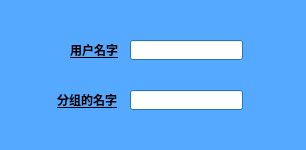
<?xml version="1.0" encoding="UTF-8"?>
<ui version="4.0">
 <class>MoveFriendToNewGroup</class>
 <widget class="QDialog" name="MoveFriendToNewGroup">
  <property name="geometry">
   <rect>
    <x>0</x>
    <y>0</y>
    <width>306</width>
    <height>150</height>
   </rect>
  </property>
  <property name="palette">
   <palette>
    <active>
     <colorrole role="WindowText">
      <brush brushstyle="SolidPattern">
       <color alpha="255">
        <red>0</red>
        <green>0</green>
        <blue>0</blue>
       </color>
      </brush>
     </colorrole>
     <colorrole role="Button">
      <brush brushstyle="SolidPattern">
       <color alpha="255">
        <red>85</red>
        <green>170</green>
        <blue>255</blue>
       </color>
      </brush>
     </colorrole>
     <colorrole role="Light">
      <brush brushstyle="SolidPattern">
       <color alpha="255">
        <red>213</red>
        <green>234</green>
        <blue>255</blue>
       </color>
      </brush>
     </colorrole>
     <colorrole role="Midlight">
      <brush brushstyle="SolidPattern">
       <color alpha="255">
        <red>149</red>
        <green>202</green>
        <blue>255</blue>
       </color>
      </brush>
     </colorrole>
     <colorrole role="Dark">
      <brush brushstyle="SolidPattern">
       <color alpha="255">
        <red>42</red>
        <green>85</green>
        <blue>127</blue>
       </color>
      </brush>
     </colorrole>
     <colorrole role="Mid">
      <brush brushstyle="SolidPattern">
       <color alpha="255">
        <red>56</red>
        <green>113</green>
        <blue>170</blue>
       </color>
      </brush>
     </colorrole>
     <colorrole role="Text">
      <brush brushstyle="SolidPattern">
       <color alpha="255">
        <red>0</red>
        <green>0</green>
        <blue>0</blue>
       </color>
      </brush>
     </colorrole>
     <colorrole role="BrightText">
      <brush brushstyle="SolidPattern">
       <color alpha="255">
        <red>255</red>
        <green>255</green>
        <blue>255</blue>
       </color>
      </brush>
     </colorrole>
     <colorrole role="ButtonText">
      <brush brushstyle="SolidPattern">
       <color alpha="255">
        <red>0</red>
        <green>0</green>
        <blue>0</blue>
       </color>
      </brush>
     </colorrole>
     <colorrole role="Base">
      <brush brushstyle="SolidPattern">
       <color alpha="255">
        <red>255</red>
        <green>255</green>
        <blue>255</blue>
       </color>
      </brush>
     </colorrole>
     <colorrole role="Window">
      <brush brushstyle="SolidPattern">
       <color alpha="255">
        <red>85</red>
        <green>170</green>
        <blue>255</blue>
       </color>
      </brush>
     </colorrole>
     <colorrole role="Shadow">
      <brush brushstyle="SolidPattern">
       <color alpha="255">
        <red>0</red>
        <green>0</green>
        <blue>0</blue>
       </color>
      </brush>
     </colorrole>
     <colorrole role="AlternateBase">
      <brush brushstyle="SolidPattern">
       <color alpha="255">
        <red>170</red>
        <green>212</green>
        <blue>255</blue>
       </color>
      </brush>
     </colorrole>
     <colorrole role="ToolTipBase">
      <brush brushstyle="SolidPattern">
       <color alpha="255">
        <red>255</red>
        <green>255</green>
        <blue>220</blue>
       </color>
      </brush>
     </colorrole>
     <colorrole role="ToolTipText">
      <brush brushstyle="SolidPattern">
       <color alpha="255">
        <red>0</red>
        <green>0</green>
        <blue>0</blue>
       </color>
      </brush>
     </colorrole>
    </active>
    <inactive>
     <colorrole role="WindowText">
      <brush brushstyle="SolidPattern">
       <color alpha="255">
        <red>0</red>
        <green>0</green>
        <blue>0</blue>
       </color>
      </brush>
     </colorrole>
     <colorrole role="Button">
      <brush brushstyle="SolidPattern">
       <color alpha="255">
        <red>85</red>
        <green>170</green>
        <blue>255</blue>
       </color>
      </brush>
     </colorrole>
     <colorrole role="Light">
      <brush brushstyle="SolidPattern">
       <color alpha="255">
        <red>213</red>
        <green>234</green>
        <blue>255</blue>
       </color>
      </brush>
     </colorrole>
     <colorrole role="Midlight">
      <brush brushstyle="SolidPattern">
       <color alpha="255">
        <red>149</red>
        <green>202</green>
        <blue>255</blue>
       </color>
      </brush>
     </colorrole>
     <colorrole role="Dark">
      <brush brushstyle="SolidPattern">
       <color alpha="255">
        <red>42</red>
        <green>85</green>
        <blue>127</blue>
       </color>
      </brush>
     </colorrole>
     <colorrole role="Mid">
      <brush brushstyle="SolidPattern">
       <color alpha="255">
        <red>56</red>
        <green>113</green>
        <blue>170</blue>
       </color>
      </brush>
     </colorrole>
     <colorrole role="Text">
      <brush brushstyle="SolidPattern">
       <color alpha="255">
        <red>0</red>
        <green>0</green>
        <blue>0</blue>
       </color>
      </brush>
     </colorrole>
     <colorrole role="BrightText">
      <brush brushstyle="SolidPattern">
       <color alpha="255">
        <red>255</red>
        <green>255</green>
        <blue>255</blue>
       </color>
      </brush>
     </colorrole>
     <colorrole role="ButtonText">
      <brush brushstyle="SolidPattern">
       <color alpha="255">
        <red>0</red>
        <green>0</green>
        <blue>0</blue>
       </color>
      </brush>
     </colorrole>
     <colorrole role="Base">
      <brush brushstyle="SolidPattern">
       <color alpha="255">
        <red>255</red>
        <green>255</green>
        <blue>255</blue>
       </color>
      </brush>
     </colorrole>
     <colorrole role="Window">
      <brush brushstyle="SolidPattern">
       <color alpha="255">
        <red>85</red>
        <green>170</green>
        <blue>255</blue>
       </color>
      </brush>
     </colorrole>
     <colorrole role="Shadow">
      <brush brushstyle="SolidPattern">
       <color alpha="255">
        <red>0</red>
        <green>0</green>
        <blue>0</blue>
       </color>
      </brush>
     </colorrole>
     <colorrole role="AlternateBase">
      <brush brushstyle="SolidPattern">
       <color alpha="255">
        <red>170</red>
        <green>212</green>
        <blue>255</blue>
       </color>
      </brush>
     </colorrole>
     <colorrole role="ToolTipBase">
      <brush brushstyle="SolidPattern">
       <color alpha="255">
        <red>255</red>
        <green>255</green>
        <blue>220</blue>
       </color>
      </brush>
     </colorrole>
     <colorrole role="ToolTipText">
      <brush brushstyle="SolidPattern">
       <color alpha="255">
        <red>0</red>
        <green>0</green>
        <blue>0</blue>
       </color>
      </brush>
     </colorrole>
    </inactive>
    <disabled>
     <colorrole role="WindowText">
      <brush brushstyle="SolidPattern">
       <color alpha="255">
        <red>42</red>
        <green>85</green>
        <blue>127</blue>
       </color>
      </brush>
     </colorrole>
     <colorrole role="Button">
      <brush brushstyle="SolidPattern">
       <color alpha="255">
        <red>85</red>
        <green>170</green>
        <blue>255</blue>
       </color>
      </brush>
     </colorrole>
     <colorrole role="Light">
      <brush brushstyle="SolidPattern">
       <color alpha="255">
        <red>213</red>
        <green>234</green>
        <blue>255</blue>
       </color>
      </brush>
     </colorrole>
     <colorrole role="Midlight">
      <brush brushstyle="SolidPattern">
       <color alpha="255">
        <red>149</red>
        <green>202</green>
        <blue>255</blue>
       </color>
      </brush>
     </colorrole>
     <colorrole role="Dark">
      <brush brushstyle="SolidPattern">
       <color alpha="255">
        <red>42</red>
        <green>85</green>
        <blue>127</blue>
       </color>
      </brush>
     </colorrole>
     <colorrole role="Mid">
      <brush brushstyle="SolidPattern">
       <color alpha="255">
        <red>56</red>
        <green>113</green>
        <blue>170</blue>
       </color>
      </brush>
     </colorrole>
     <colorrole role="Text">
      <brush brushstyle="SolidPattern">
       <color alpha="255">
        <red>42</red>
        <green>85</green>
        <blue>127</blue>
       </color>
      </brush>
     </colorrole>
     <colorrole role="BrightText">
      <brush brushstyle="SolidPattern">
       <color alpha="255">
        <red>255</red>
        <green>255</green>
        <blue>255</blue>
       </color>
      </brush>
     </colorrole>
     <colorrole role="ButtonText">
      <brush brushstyle="SolidPattern">
       <color alpha="255">
        <red>42</red>
        <green>85</green>
        <blue>127</blue>
       </color>
      </brush>
     </colorrole>
     <colorrole role="Base">
      <brush brushstyle="SolidPattern">
       <color alpha="255">
        <red>85</red>
        <green>170</green>
        <blue>255</blue>
       </color>
      </brush>
     </colorrole>
     <colorrole role="Window">
      <brush brushstyle="SolidPattern">
       <color alpha="255">
        <red>85</red>
        <green>170</green>
        <blue>255</blue>
       </color>
      </brush>
     </colorrole>
     <colorrole role="Shadow">
      <brush brushstyle="SolidPattern">
       <color alpha="255">
        <red>0</red>
        <green>0</green>
        <blue>0</blue>
       </color>
      </brush>
     </colorrole>
     <colorrole role="AlternateBase">
      <brush brushstyle="SolidPattern">
       <color alpha="255">
        <red>85</red>
        <green>170</green>
        <blue>255</blue>
       </color>
      </brush>
     </colorrole>
     <colorrole role="ToolTipBase">
      <brush brushstyle="SolidPattern">
       <color alpha="255">
        <red>255</red>
        <green>255</green>
        <blue>220</blue>
       </color>
      </brush>
     </colorrole>
     <colorrole role="ToolTipText">
      <brush brushstyle="SolidPattern">
       <color alpha="255">
        <red>0</red>
        <green>0</green>
        <blue>0</blue>
       </color>
      </brush>
     </colorrole>
    </disabled>
   </palette>
  </property>
  <property name="font">
   <font>
    <weight>75</weight>
    <italic>false</italic>
    <bold>true</bold>
    <underline>true</underline>
   </font>
  </property>
  <property name="mouseTracking">
   <bool>false</bool>
  </property>
  <property name="acceptDrops">
   <bool>false</bool>
  </property>
  <property name="windowTitle">
   <string>移动好友</string>
  </property>
  <property name="autoFillBackground">
   <bool>false</bool>
  </property>
  <widget class="QWidget" name="widget" native="true">
   <property name="geometry">
    <rect>
     <x>0</x>
     <y>0</y>
     <width>311</width>
     <height>151</height>
    </rect>
   </property>
   <property name="palette">
    <palette>
     <active>
      <colorrole role="WindowText">
       <brush brushstyle="SolidPattern">
        <color alpha="255">
         <red>0</red>
         <green>0</green>
         <blue>0</blue>
        </color>
       </brush>
      </colorrole>
      <colorrole role="Button">
       <brush brushstyle="SolidPattern">
        <color alpha="255">
         <red>53</red>
         <green>168</green>
         <blue>245</blue>
        </color>
       </brush>
      </colorrole>
      <colorrole role="Light">
       <brush brushstyle="SolidPattern">
        <color alpha="255">
         <red>168</red>
         <green>220</green>
         <blue>255</blue>
        </color>
       </brush>
      </colorrole>
      <colorrole role="Midlight">
       <brush brushstyle="SolidPattern">
        <color alpha="255">
         <red>110</red>
         <green>194</green>
         <blue>250</blue>
        </color>
       </brush>
      </colorrole>
      <colorrole role="Dark">
       <brush brushstyle="SolidPattern">
        <color alpha="255">
         <red>26</red>
         <green>84</green>
         <blue>122</blue>
        </color>
       </brush>
      </colorrole>
      <colorrole role="Mid">
       <brush brushstyle="SolidPattern">
        <color alpha="255">
         <red>35</red>
         <green>112</green>
         <blue>163</blue>
        </color>
       </brush>
      </colorrole>
      <colorrole role="Text">
       <brush brushstyle="SolidPattern">
        <color alpha="255">
         <red>0</red>
         <green>0</green>
         <blue>0</blue>
        </color>
       </brush>
      </colorrole>
      <colorrole role="BrightText">
       <brush brushstyle="SolidPattern">
        <color alpha="255">
         <red>255</red>
         <green>255</green>
         <blue>255</blue>
        </color>
       </brush>
      </colorrole>
      <colorrole role="ButtonText">
       <brush brushstyle="SolidPattern">
        <color alpha="255">
         <red>0</red>
         <green>0</green>
         <blue>0</blue>
        </color>
       </brush>
      </colorrole>
      <colorrole role="Base">
       <brush brushstyle="SolidPattern">
        <color alpha="255">
         <red>255</red>
         <green>255</green>
         <blue>255</blue>
        </color>
       </brush>
      </colorrole>
      <colorrole role="Window">
       <brush brushstyle="SolidPattern">
        <color alpha="255">
         <red>53</red>
         <green>168</green>
         <blue>245</blue>
        </color>
       </brush>
      </colorrole>
      <colorrole role="Shadow">
       <brush brushstyle="SolidPattern">
        <color alpha="255">
         <red>0</red>
         <green>0</green>
         <blue>0</blue>
        </color>
       </brush>
      </colorrole>
      <colorrole role="AlternateBase">
       <brush brushstyle="SolidPattern">
        <color alpha="255">
         <red>154</red>
         <green>211</green>
         <blue>250</blue>
        </color>
       </brush>
      </colorrole>
      <colorrole role="ToolTipBase">
       <brush brushstyle="SolidPattern">
        <color alpha="255">
         <red>255</red>
         <green>255</green>
         <blue>220</blue>
        </color>
       </brush>
      </colorrole>
      <colorrole role="ToolTipText">
       <brush brushstyle="SolidPattern">
        <color alpha="255">
         <red>0</red>
         <green>0</green>
         <blue>0</blue>
        </color>
       </brush>
      </colorrole>
     </active>
     <inactive>
      <colorrole role="WindowText">
       <brush brushstyle="SolidPattern">
        <color alpha="255">
         <red>0</red>
         <green>0</green>
         <blue>0</blue>
        </color>
       </brush>
      </colorrole>
      <colorrole role="Button">
       <brush brushstyle="SolidPattern">
        <color alpha="255">
         <red>53</red>
         <green>168</green>
         <blue>245</blue>
        </color>
       </brush>
      </colorrole>
      <colorrole role="Light">
       <brush brushstyle="SolidPattern">
        <color alpha="255">
         <red>168</red>
         <green>220</green>
         <blue>255</blue>
        </color>
       </brush>
      </colorrole>
      <colorrole role="Midlight">
       <brush brushstyle="SolidPattern">
        <color alpha="255">
         <red>110</red>
         <green>194</green>
         <blue>250</blue>
        </color>
       </brush>
      </colorrole>
      <colorrole role="Dark">
       <brush brushstyle="SolidPattern">
        <color alpha="255">
         <red>26</red>
         <green>84</green>
         <blue>122</blue>
        </color>
       </brush>
      </colorrole>
      <colorrole role="Mid">
       <brush brushstyle="SolidPattern">
        <color alpha="255">
         <red>35</red>
         <green>112</green>
         <blue>163</blue>
        </color>
       </brush>
      </colorrole>
      <colorrole role="Text">
       <brush brushstyle="SolidPattern">
        <color alpha="255">
         <red>0</red>
         <green>0</green>
         <blue>0</blue>
        </color>
       </brush>
      </colorrole>
      <colorrole role="BrightText">
       <brush brushstyle="SolidPattern">
        <color alpha="255">
         <red>255</red>
         <green>255</green>
         <blue>255</blue>
        </color>
       </brush>
      </colorrole>
      <colorrole role="ButtonText">
       <brush brushstyle="SolidPattern">
        <color alpha="255">
         <red>0</red>
         <green>0</green>
         <blue>0</blue>
        </color>
       </brush>
      </colorrole>
      <colorrole role="Base">
       <brush brushstyle="SolidPattern">
        <color alpha="255">
         <red>255</red>
         <green>255</green>
         <blue>255</blue>
        </color>
       </brush>
      </colorrole>
      <colorrole role="Window">
       <brush brushstyle="SolidPattern">
        <color alpha="255">
         <red>53</red>
         <green>168</green>
         <blue>245</blue>
        </color>
       </brush>
      </colorrole>
      <colorrole role="Shadow">
       <brush brushstyle="SolidPattern">
        <color alpha="255">
         <red>0</red>
         <green>0</green>
         <blue>0</blue>
        </color>
       </brush>
      </colorrole>
      <colorrole role="AlternateBase">
       <brush brushstyle="SolidPattern">
        <color alpha="255">
         <red>154</red>
         <green>211</green>
         <blue>250</blue>
        </color>
       </brush>
      </colorrole>
      <colorrole role="ToolTipBase">
       <brush brushstyle="SolidPattern">
        <color alpha="255">
         <red>255</red>
         <green>255</green>
         <blue>220</blue>
        </color>
       </brush>
      </colorrole>
      <colorrole role="ToolTipText">
       <brush brushstyle="SolidPattern">
        <color alpha="255">
         <red>0</red>
         <green>0</green>
         <blue>0</blue>
        </color>
       </brush>
      </colorrole>
     </inactive>
     <disabled>
      <colorrole role="WindowText">
       <brush brushstyle="SolidPattern">
        <color alpha="255">
         <red>26</red>
         <green>84</green>
         <blue>122</blue>
        </color>
       </brush>
      </colorrole>
      <colorrole role="Button">
       <brush brushstyle="SolidPattern">
        <color alpha="255">
         <red>53</red>
         <green>168</green>
         <blue>245</blue>
        </color>
       </brush>
      </colorrole>
      <colorrole role="Light">
       <brush brushstyle="SolidPattern">
        <color alpha="255">
         <red>168</red>
         <green>220</green>
         <blue>255</blue>
        </color>
       </brush>
      </colorrole>
      <colorrole role="Midlight">
       <brush brushstyle="SolidPattern">
        <color alpha="255">
         <red>110</red>
         <green>194</green>
         <blue>250</blue>
        </color>
       </brush>
      </colorrole>
      <colorrole role="Dark">
       <brush brushstyle="SolidPattern">
        <color alpha="255">
         <red>26</red>
         <green>84</green>
         <blue>122</blue>
        </color>
       </brush>
      </colorrole>
      <colorrole role="Mid">
       <brush brushstyle="SolidPattern">
        <color alpha="255">
         <red>35</red>
         <green>112</green>
         <blue>163</blue>
        </color>
       </brush>
      </colorrole>
      <colorrole role="Text">
       <brush brushstyle="SolidPattern">
        <color alpha="255">
         <red>26</red>
         <green>84</green>
         <blue>122</blue>
        </color>
       </brush>
      </colorrole>
      <colorrole role="BrightText">
       <brush brushstyle="SolidPattern">
        <color alpha="255">
         <red>255</red>
         <green>255</green>
         <blue>255</blue>
        </color>
       </brush>
      </colorrole>
      <colorrole role="ButtonText">
       <brush brushstyle="SolidPattern">
        <color alpha="255">
         <red>26</red>
         <green>84</green>
         <blue>122</blue>
        </color>
       </brush>
      </colorrole>
      <colorrole role="Base">
       <brush brushstyle="SolidPattern">
        <color alpha="255">
         <red>53</red>
         <green>168</green>
         <blue>245</blue>
        </color>
       </brush>
      </colorrole>
      <colorrole role="Window">
       <brush brushstyle="SolidPattern">
        <color alpha="255">
         <red>53</red>
         <green>168</green>
         <blue>245</blue>
        </color>
       </brush>
      </colorrole>
      <colorrole role="Shadow">
       <brush brushstyle="SolidPattern">
        <color alpha="255">
         <red>0</red>
         <green>0</green>
         <blue>0</blue>
        </color>
       </brush>
      </colorrole>
      <colorrole role="AlternateBase">
       <brush brushstyle="SolidPattern">
        <color alpha="255">
         <red>53</red>
         <green>168</green>
         <blue>245</blue>
        </color>
       </brush>
      </colorrole>
      <colorrole role="ToolTipBase">
       <brush brushstyle="SolidPattern">
        <color alpha="255">
         <red>255</red>
         <green>255</green>
         <blue>220</blue>
        </color>
       </brush>
      </colorrole>
      <colorrole role="ToolTipText">
       <brush brushstyle="SolidPattern">
        <color alpha="255">
         <red>0</red>
         <green>0</green>
         <blue>0</blue>
        </color>
       </brush>
      </colorrole>
     </disabled>
    </palette>
   </property>
   <widget class="QLabel" name="label">
    <property name="geometry">
     <rect>
      <x>70</x>
      <y>40</y>
      <width>51</width>
      <height>20</height>
     </rect>
    </property>
    <property name="text">
     <string>用户名字</string>
    </property>
   </widget>
   <widget class="QLineEdit" name="lineEdit">
    <property name="geometry">
     <rect>
      <x>130</x>
      <y>40</y>
      <width>113</width>
      <height>20</height>
     </rect>
    </property>
   </widget>
   <widget class="QLabel" name="label_2">
    <property name="geometry">
     <rect>
      <x>57</x>
      <y>90</y>
      <width>71</width>
      <height>20</height>
     </rect>
    </property>
    <property name="text">
     <string>分组的名字</string>
    </property>
   </widget>
   <widget class="QLineEdit" name="lineEdit_2">
    <property name="geometry">
     <rect>
      <x>130</x>
      <y>90</y>
      <width>113</width>
      <height>20</height>
     </rect>
    </property>
   </widget>
  </widget>
 </widget>
 <resources/>
 <connections/>
</ui>
